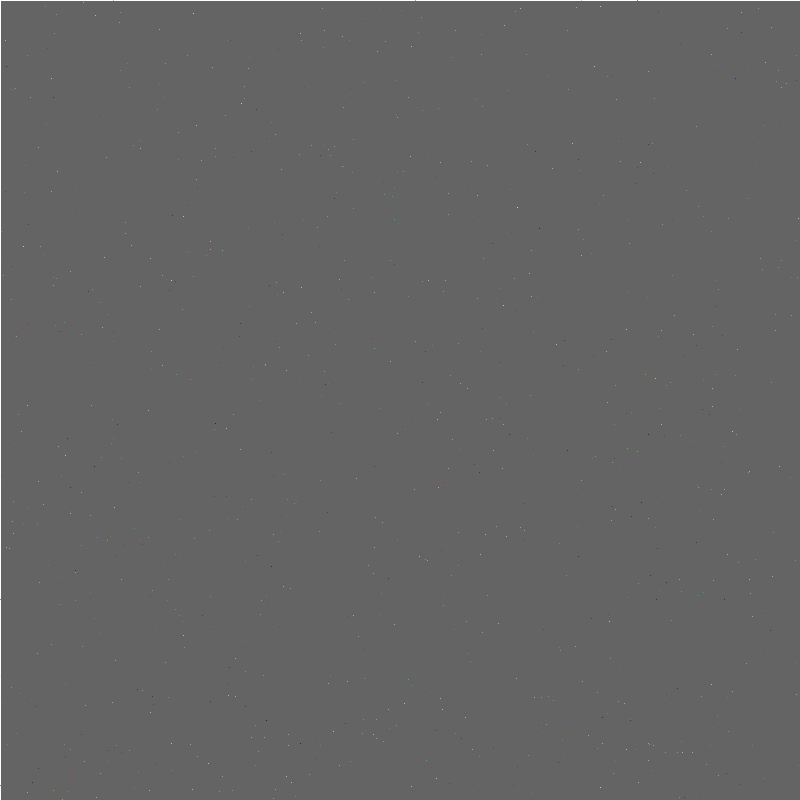
Frame 1 (no input)
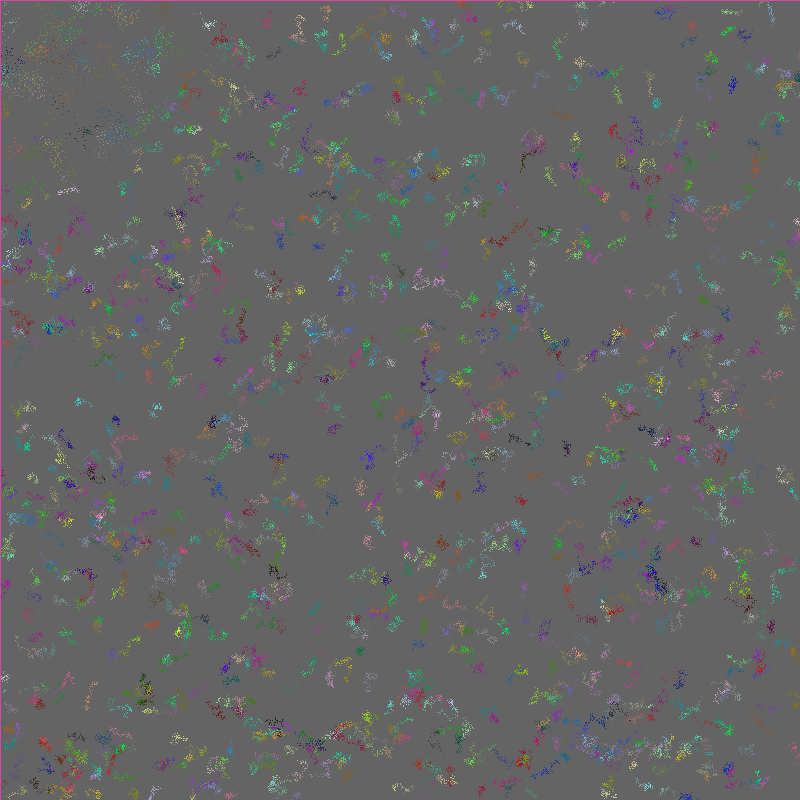
Frame 60 (the mouse pressed at the canvas centre just before this capture)
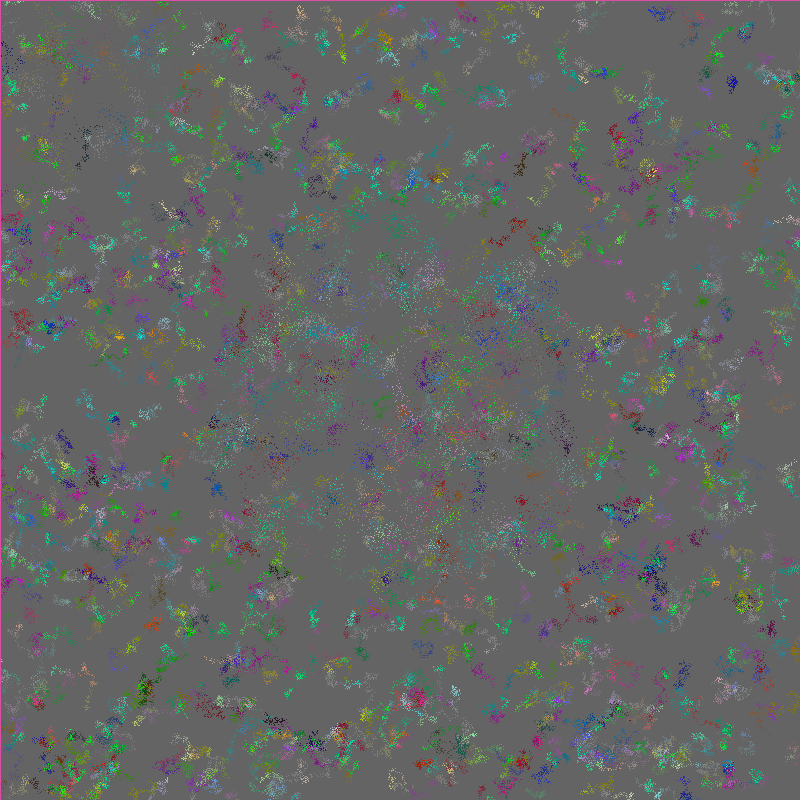
Frame 120 (the mouse held since frame 60 and released just before this capture)

The Processing sketch that drew these frames (run headless with seeded random() and noise(); from frame 60 on, the mouse is pressed at the canvas centre):

// Processing sketch: processing_146328
// ── processing_146328.pde

PVector[] blob = new PVector[1132];
PVector[] blob2 = new PVector[1132];

void setup() {
  size (800,800);
  background(100,100,100);
  stroke(255);
  
  for (int i=0; i<blob.length; i++) {
    blob[i] = new PVector(random(width), random(height));
    blob2[i] = new PVector(random(255),random(255),random(255));
  }
}
  
void draw() {
  fill(100,100,100,1);
  rect(0,0,width,height);
  for (int i=0; i<blob.length; i++) {
  point(blob[i].x,blob[i].y);
  stroke(blob2[i].x, blob2[i].y, blob2[i].z);
  }
for (int i=0; i<blob.length; i++) {
  blob[i].x = blob[i].x+random(5)-2.5;
 blob[i].y = blob[i].y+random(5)-2.5; 
 blob2[i].x=blob2[i].x+random(3)-1.5;
  blob2[i].y=blob2[i].y+random(3)-1.5;
   blob2[i].z=blob2[i].z+random(3)-1.5;
}
for (int i=0; i<blob.length; i++) {
  if (dist(mouseX,mouseY,blob[i].x,blob[i].y)<200) {
    blob2[i].x=blob2[i].x-5;
    blob2[i].y=blob2[i].y+5;
    blob[i].x=blob[i].x+random(11)-5.5;
    blob[i].y=blob[i].y+random(11)-5.5;
}
}
}
